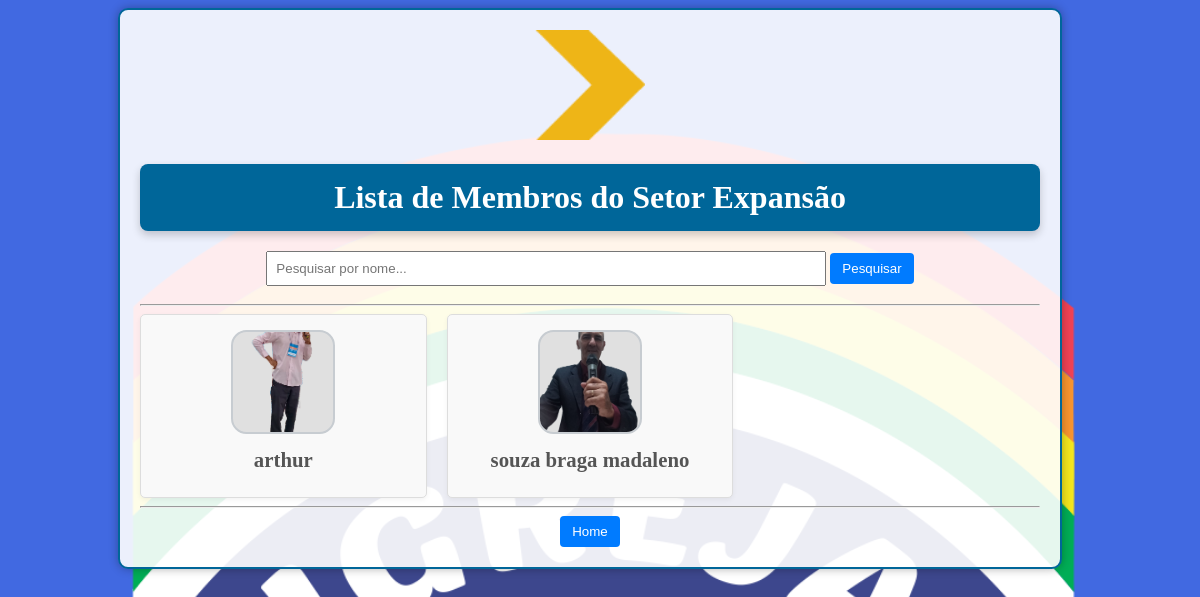
The page /lista_expansao.php on the database its author committed.
### tables this page shows
CREATE TABLE `membros` (
  `id` int(11) NOT NULL,
  `nome` varchar(255) DEFAULT NULL,
  `email` varchar(255) DEFAULT NULL,
  `foto_path` varchar(255) NOT NULL,
  `tel` varchar(20) NOT NULL,
  `ender` varchar(255) NOT NULL,
  `nascimento` varchar(255) DEFAULT NULL,
  `tipo_membro` varchar(255) NOT NULL,
  `batismo` varchar(255) NOT NULL,
  `cargo` varchar(255) NOT NULL,
  `setor` varchar(255) NOT NULL
);

### lista_expansao.php (the view, shortened to what this page needs)
<?php
require_once 'includes/db.php';
$funcionarios = [];
$search = $_GET['search'] ?? '';
$sql = "SELECT id, nome, nascimento, email, tel, ender, tipo_membro, batismo, cargo, setor, foto_path
        FROM membros
        WHERE LOWER(setor) = 'expansao'";
$sql .= " ORDER BY nome ASC";
if ($stmt = $conn->prepare($sql)) {
    $stmt->execute();
    $result = $stmt->get_result();
    if ($result && $result->num_rows > 0) {
        while ($row = $result->fetch_assoc()) {
            $funcionarios[] = $row;
        }
    }
} else {
    echo "Erro ao preparar a consulta: " . $conn->error;
}
?>
<!DOCTYPE html>
<html lang="pt-BR">
<head>
</head>
<body>
    <div class="form">
        <img src="./img/expansao.png" width="110" height="110" alt="Logo">
        <h1>Lista de Membros do Setor Expansão</h1>
        <form method="get" action="" class="search-form">
            <input type="text" name="search" placeholder="Pesquisar por nome..." value="<?php echo htmlspecialchars($search); ?>">
            <button type="submit">Pesquisar</button>
            <hr>
            <?php if (empty($funcionarios)): ?>
                <p>Nenhum membro do setor Expansão encontrado<?php echo !empty($search) ? " com o nome '{$search}'" : ""; ?>.</p>
            <?php else: ?>
                <div class="funcionario-list">
                    <?php foreach ($funcionarios as $funcionario): ?>
                        <div class="funcionario-card">
                            <?php if (!empty($funcionario['foto_path']) && file_exists($funcionario['foto_path'])): ?>
                                <img src="<?php echo htmlspecialchars($funcionario['foto_path']); ?>" alt="Foto de <?php echo htmlspecialchars($funcionario['nome']); ?>" class="funcionario-foto">
                            <?php else: ?>
                                <div class="no-foto">Sem Foto</div>
                            <?php endif; ?>
                            <h2>
                                <a class="no-link-style" href="visualizar_membro_expansao.php?id=<?php echo htmlspecialchars($funcionario['id']); ?>">
                                    <?php echo htmlspecialchars($funcionario['nome']); ?>
                                </a>
                            </h2>
                        </div>
                    <?php endforeach; ?>
                </div>
            <?php endif; ?>
        </form>
        <hr>
        <div class="form-group">
            <button onclick="window.location.href='./home.php'">Home</button>
        </div>
    </div>
</body>
</html>

### lista_expansao.php (style rules this page uses)
body { background-color: royalblue; background-image: url("../img/logo.png"); background-repeat: no-repeat; background-attachment: fixed; background-size: cover; width: 97%; min-height: 100vh; display: flex; align-items: center; flex-direction: column; }
.form { background: rgba(255, 255, 255, 0.9); width: 100%; max-width: 900px; padding: 20px; text-align: center; border: 2px solid #069; border-radius: 10px; box-shadow: 0 0 10px rgba(0, 0, 0, 0.3); margin-bottom: 20px; }
h1 { background: #069; color: #fff; padding: 15px; margin-bottom: 20px; border-radius: 8px; box-shadow: 0 4px 8px rgba(0, 0, 0, 0.2); width: 100%; max-width: 870px; text-align: center; margin-top: 20px; }
.funcionario-list { display: grid; grid-template-columns: repeat(auto-fill, minmax(280px, 1fr)); gap: 20px; }
.funcionario-card { background-color: #f9f9f9; border: 1px solid #ddd; border-radius: 5px; padding: 15px; text-align: center; box-shadow: 0 2px 5px rgba(0, 0, 0, 0.05); }
.funcionario-card h2 { margin-top: 10px; margin-bottom: 10px; color: #555; font-size: 1.3em; }
.funcionario-foto { width: 100px; height: 100px; border-radius: 15%; object-fit: cover; border: 2px solid rgb(199, 204, 209); background-color: #e0e0e0; }
a.no-link-style { text-decoration: none; color: inherit; }
input[type="text"] { padding: 8px; width: 60%; margin-bottom: 10px; }
button { padding: 8px 12px; background-color: #007bff; color: white; border: none; border-radius: 4px; cursor: pointer; }

### rows shown on the page
membros: foto_path (picture), nome "arthur"
membros: foto_path (picture), nome "souza braga madaleno"
